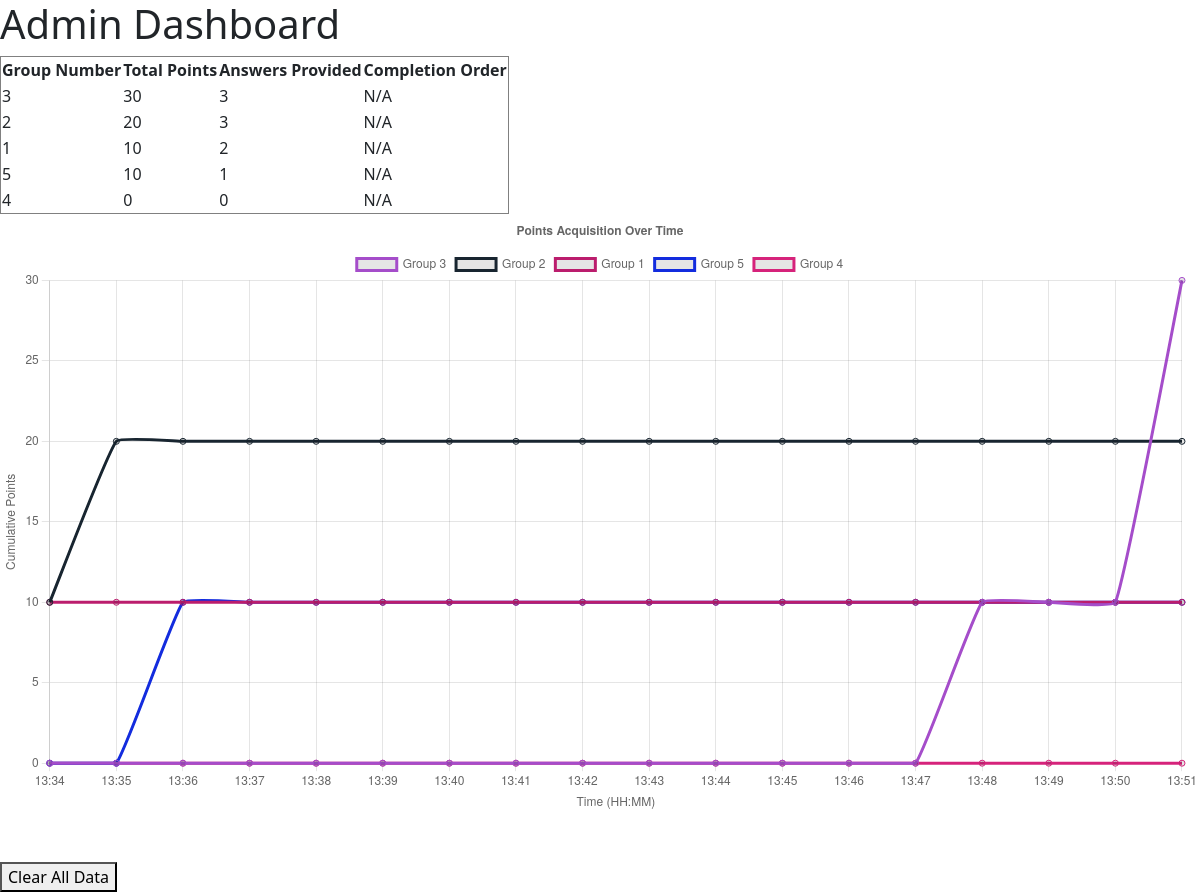
The page /dashboard/ (signed in) on the database its author committed.
### hunt_app/models.py (models this page shows, shortened)
class Group(models.Model):
    group_number = models.IntegerField(primary_key=True)
    group_name = models.TextField(default='')
    licu = models.BooleanField(default=False)
    total_points = models.IntegerField(default=0)
    answers_provided = models.IntegerField(default=0)
    completion_order = models.IntegerField(null=True, blank=True)

### hunt_app/views.py (the view)
# urls.py: path('dashboard/', views.admin_dashboard, name='admin_dashboard'),
@staff_member_required
def admin_dashboard(request):
    groups = Group.objects.order_by('-total_points')
    all_answers = Answer.objects.order_by('timestamp')
    if all_answers.exists():
        event_start_time = all_answers.first().timestamp.replace(second=0, microsecond=0)
        event_end_time = all_answers.last().timestamp.replace(second=0, microsecond=0)
    else:
        event_start_time = timezone.now().replace(second=0, microsecond=0)
        event_end_time = event_start_time
    time_labels = []
    current_time = event_start_time
    while current_time <= event_end_time:
        time_labels.append(current_time.strftime('%H:%M'))
        current_time += timedelta(minutes=1)
    group_data = {}
    for group in groups:
        cumulative_points = []
        total_points = 0
        answers = Answer.objects.filter(group=group).order_by('timestamp')
        answer_index = 0
        num_answers = answers.count()
        for time_label in time_labels:
            time_point = datetime.strptime(time_label, '%H:%M').replace(
                year=event_start_time.year,
                month=event_start_time.month,
                day=event_start_time.day,
                tzinfo=event_start_time.tzinfo  # Ensure timezone awareness
            )
            while (answer_index < num_answers and
                   answers[answer_index].timestamp.replace(second=0, microsecond=0) <= time_point):
                total_points += answers[answer_index].points_earned
                answer_index += 1
            cumulative_points.append(total_points)
        group_data[group.group_number] = cumulative_points
    chart_data = {
        'labels': time_labels,
        'datasets': []
    }
    import random
    def get_random_color():
        return f'rgba({random.randint(0,255)}, {random.randint(0,255)}, {random.randint(0,255)}, 1)'
    for group_number, points in group_data.items():
        dataset = {
            'label': f'Group {group_number}',
            'data': points,
            'fill': False,
            'borderColor': get_random_color(),
            'tension': 0.1
        }
        chart_data['datasets'].append(dataset)
    context = {
        'groups': groups,
        'chart_data': json.dumps(chart_data),
    }
    return render(request, 'hunt_app/admin_dashboard.html', context)

### hunt_app/templates/hunt_app/admin_dashboard.html (shortened to what this page needs)
<!DOCTYPE html>
<html>
<head>
<link
  rel="stylesheet"
  href="https://cdn.jsdelivr.net/npm/bootstrap@5.3.0/dist/css/bootstrap.min.css"
/>
</head>
<body>
    <h1>Admin Dashboard</h1>
    <table border="1">
        <tr>
            <th>Group Number</th>
            <th>Total Points</th>
            <th>Answers Provided</th>
            <th>Completion Order</th>
        </tr>
        {% for group in groups %}
        <tr>
            <td>{{ group.group_number }}</td>
            <td>{{ group.total_points }}</td>
            <td>{{ group.answers_provided }}</td>
            <td>{{ group.completion_order|default:"N/A" }}</td>
        </tr>
        {% endfor %}
    </table>
    <div class="mb-5">
        <canvas id="pointsChart"></canvas>
    </div>
    <form action="{% url 'clear_data' %}" method="post">
        <button type="submit">Clear All Data</button>
    </form>
</body>
{% block extra_scripts %}
<script>
    var chartData = {{ chart_data|safe }};
    var ctx = document.getElementById('pointsChart').getContext('2d');
    var pointsChart = new Chart(ctx, {
        type: 'line',
        data: chartData,
        options: {
            responsive: true,
            interaction: {
                mode: 'index',
                intersect: false,
            },
            stacked: false,
            plugins: {
                title: {
                    display: true,
                    text: 'Points Acquisition Over Time'
                },
                tooltip: {
                    mode: 'index',
                    intersect: false,
                },
            },
            scales: {
                x: {
                    title: {
                        display: true,
                        text: 'Time (HH:MM)'
                    }
                },
                y: {
                    title: {
                        display: true,
                        text: 'Cumulative Points'
                    },
                    beginAtZero: true
                }
            }
        }
    });
</script>
{% endblock %}
</html>

### rows shown on the page
Group: group_number "3", total_points "30", answers_provided "3", completion_order "N/A"
Group: group_number "2", total_points "20", answers_provided "3", completion_order "N/A"
Group: group_number "1", total_points "10", answers_provided "2", completion_order "N/A"
Group: group_number "5", total_points "10", answers_provided "1", completion_order "N/A"
Group: group_number "4", total_points "0", answers_provided "0", completion_order "N/A"
